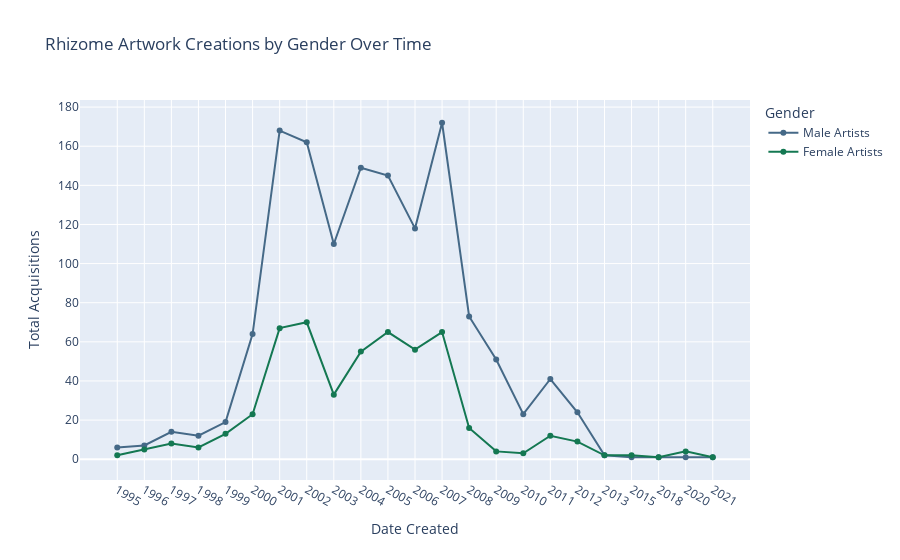

Notebook cell for this chart:
### Code cell
#Dual line plot for Creation
fig = px.line(rhz_gender_artworks_created, x='Date Created', y=['Male Artists', 'Female Artists'], markers=True, labels={'Date Created': 'Date of Creation', 'value': 'Total Artworks Created', 'variable': 'Gender'}, title='Rhizome Artwork Creations by Gender Over Time', color_discrete_map={"Male Artists": "#456987","Female Artists": "#147852"})
fig.update_traces(hovertemplate=None)
fig.update_layout(hovermode="x unified")
fig.show()

### Figure 1 — Plotly figure (JSON) as saved in the notebook; plotly's stock layout.template omitted (floating-point values rounded to 4 significant figures)
{"data": [{"legendgroup": "Male Artists", "line": {"color": "#456987", "dash": "solid"}, "marker": {"symbol": "circle"}, "mode": "lines+markers", "name": "Male Artists", "orientation": "v", "showlegend": true, "type": "scatter", "x": ["1995", "1996", "1997", "1998", "1999", "2000", "2001", "2002", "2003", "2004", "2005", "2006", "2007", "2008", "2009", "2010", "2011", "2012", "2013", "2015", "2018", "2020", "2021"], "xaxis": "x", "y": [6, 7, 14, 12, 19, 64, 168, 162, 110, 149, 145, 118, 172, 73, 51, 23, 41, 24, 2, 1, 1, 1, 1], "yaxis": "y"}, {"legendgroup": "Female Artists", "line": {"color": "#147852", "dash": "solid"}, "marker": {"symbol": "circle"}, "mode": "lines+markers", "name": "Female Artists", "orientation": "v", "showlegend": true, "type": "scatter", "x": ["1995", "1996", "1997", "1998", "1999", "2000", "2001", "2002", "2003", "2004", "2005", "2006", "2007", "2008", "2009", "2010", "2011", "2012", "2013", "2015", "2018", "2020", "2021"], "xaxis": "x", "y": [2, 5, 8, 6, 13, 23, 67, 70, 33, 55, 65, 56, 65, 16, 4, 3, 12, 9, 2, 2, 1, 4, 1], "yaxis": "y"}], "layout": {"hovermode": "x unified", "legend": {"title": {"text": "Gender"}, "tracegroupgap": 0}, "title": {"text": "Rhizome Artwork Creations by Gender Over Time"}, "xaxis": {"anchor": "y", "domain": [0, 1], "title": {"text": "Date Created"}}, "yaxis": {"anchor": "x", "domain": [0, 1], "title": {"text": "Total Acquisitions"}}}}
